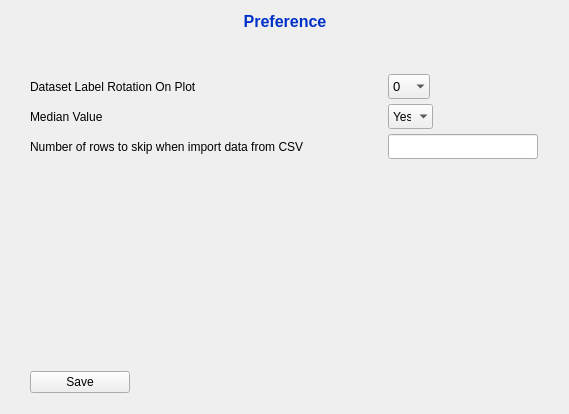
<?xml version="1.0" encoding="UTF-8"?>
<ui version="4.0">
 <class>Preference</class>
 <widget class="QWidget" name="Preference">
  <property name="geometry">
   <rect>
    <x>0</x>
    <y>0</y>
    <width>569</width>
    <height>414</height>
   </rect>
  </property>
  <property name="sizePolicy">
   <sizepolicy hsizetype="Expanding" vsizetype="Minimum">
    <horstretch>0</horstretch>
    <verstretch>0</verstretch>
   </sizepolicy>
  </property>
  <property name="windowTitle">
   <string notr="true">Preference</string>
  </property>
  <property name="windowIcon">
   <iconset resource="../rc/icons.qrc">
    <normaloff>:/icons/icon_setting.png</normaloff>:/icons/icon_setting.png</iconset>
  </property>
  <property name="toolTip">
   <string notr="true"/>
  </property>
  <property name="statusTip">
   <string notr="true"/>
  </property>
  <property name="whatsThis">
   <string notr="true"/>
  </property>
  <property name="accessibleName">
   <string notr="true"/>
  </property>
  <widget class="QWidget" name="verticalLayoutWidget_2">
   <property name="geometry">
    <rect>
     <x>20</x>
     <y>0</y>
     <width>530</width>
     <height>405</height>
    </rect>
   </property>
   <layout class="QVBoxLayout" name="vLayout_main">
    <property name="spacing">
     <number>5</number>
    </property>
    <property name="sizeConstraint">
     <enum>QLayout::SetDefaultConstraint</enum>
    </property>
    <property name="leftMargin">
     <number>10</number>
    </property>
    <property name="topMargin">
     <number>5</number>
    </property>
    <property name="rightMargin">
     <number>10</number>
    </property>
    <property name="bottomMargin">
     <number>5</number>
    </property>
    <item>
     <widget class="QLabel" name="label_mainPreference">
      <property name="sizePolicy">
       <sizepolicy hsizetype="Preferred" vsizetype="Minimum">
        <horstretch>0</horstretch>
        <verstretch>0</verstretch>
       </sizepolicy>
      </property>
      <property name="maximumSize">
       <size>
        <width>16777215</width>
        <height>20</height>
       </size>
      </property>
      <property name="mouseTracking">
       <bool>true</bool>
      </property>
      <property name="toolTip">
       <string notr="true"/>
      </property>
      <property name="statusTip">
       <string notr="true"/>
      </property>
      <property name="whatsThis">
       <string notr="true"/>
      </property>
      <property name="accessibleName">
       <string notr="true"/>
      </property>
      <property name="text">
       <string notr="true">&lt;html&gt;&lt;head/&gt;&lt;body&gt;&lt;p align=&quot;center&quot;&gt;&lt;span style=&quot; font-size:12pt; font-weight:700; color:#0032c8;&quot;&gt;Preference&lt;/span&gt;&lt;/p&gt;&lt;/body&gt;&lt;/html&gt;</string>
      </property>
      <property name="alignment">
       <set>Qt::AlignLeading|Qt::AlignLeft|Qt::AlignTop</set>
      </property>
     </widget>
    </item>
    <item>
     <spacer name="verticalSpacer_2">
      <property name="orientation">
       <enum>Qt::Vertical</enum>
      </property>
      <property name="sizeType">
       <enum>QSizePolicy::Fixed</enum>
      </property>
      <property name="sizeHint" stdset="0">
       <size>
        <width>20</width>
        <height>30</height>
       </size>
      </property>
     </spacer>
    </item>
    <item>
     <layout class="QGridLayout" name="gridlayout_nestedMainLayout">
      <property name="sizeConstraint">
       <enum>QLayout::SetDefaultConstraint</enum>
      </property>
      <item row="1" column="0" alignment="Qt::AlignLeft">
       <widget class="QLabel" name="label_plotConfigShowMedianVal">
        <property name="text">
         <string>Median Value</string>
        </property>
       </widget>
      </item>
      <item row="0" column="0" alignment="Qt::AlignLeft">
       <widget class="QLabel" name="label_datasetLabelRotation">
        <property name="sizePolicy">
         <sizepolicy hsizetype="Preferred" vsizetype="Fixed">
          <horstretch>0</horstretch>
          <verstretch>0</verstretch>
         </sizepolicy>
        </property>
        <property name="maximumSize">
         <size>
          <width>300</width>
          <height>100</height>
         </size>
        </property>
        <property name="text">
         <string notr="true">Dataset Label Rotation On Plot</string>
        </property>
       </widget>
      </item>
      <item row="2" column="0">
       <widget class="QLabel" name="label_dataConfigImportSkipRows">
        <property name="text">
         <string>Number of rows to skip when import data from CSV</string>
        </property>
       </widget>
      </item>
      <item row="0" column="1">
       <spacer name="horizontalSpacer">
        <property name="orientation">
         <enum>Qt::Horizontal</enum>
        </property>
        <property name="sizeType">
         <enum>QSizePolicy::Fixed</enum>
        </property>
        <property name="sizeHint" stdset="0">
         <size>
          <width>50</width>
          <height>20</height>
         </size>
        </property>
       </spacer>
      </item>
      <item row="0" column="2" alignment="Qt::AlignLeft">
       <widget class="QComboBox" name="comboBox_datasetLabelRotation">
        <property name="sizePolicy">
         <sizepolicy hsizetype="Expanding" vsizetype="Fixed">
          <horstretch>0</horstretch>
          <verstretch>0</verstretch>
         </sizepolicy>
        </property>
        <property name="maximumSize">
         <size>
          <width>50</width>
          <height>25</height>
         </size>
        </property>
        <property name="font">
         <font>
          <pointsize>10</pointsize>
         </font>
        </property>
        <property name="toolTip">
         <string notr="true"/>
        </property>
        <property name="statusTip">
         <string notr="true"/>
        </property>
        <property name="whatsThis">
         <string notr="true"/>
        </property>
        <property name="accessibleName">
         <string notr="true"/>
        </property>
        <property name="inputMethodHints">
         <set>Qt::ImhDigitsOnly</set>
        </property>
        <property name="currentText">
         <string notr="true">0</string>
        </property>
        <property name="placeholderText">
         <string notr="true"/>
        </property>
        <property name="frame">
         <bool>false</bool>
        </property>
        <item>
         <property name="text">
          <string notr="true" extracomment="Horizontal">0</string>
         </property>
        </item>
        <item>
         <property name="text">
          <string notr="true">45</string>
         </property>
        </item>
        <item>
         <property name="text">
          <string notr="true" extracomment="Vertical">90</string>
         </property>
        </item>
       </widget>
      </item>
      <item row="1" column="2">
       <widget class="QComboBox" name="comboBox_plotConfigShowMedianVal">
        <property name="sizePolicy">
         <sizepolicy hsizetype="Expanding" vsizetype="Fixed">
          <horstretch>0</horstretch>
          <verstretch>0</verstretch>
         </sizepolicy>
        </property>
        <property name="maximumSize">
         <size>
          <width>45</width>
          <height>25</height>
         </size>
        </property>
        <property name="font">
         <font>
          <family>Tahoma</family>
         </font>
        </property>
        <property name="toolTip">
         <string notr="true"/>
        </property>
        <property name="statusTip">
         <string notr="true"/>
        </property>
        <property name="whatsThis">
         <string notr="true"/>
        </property>
        <property name="accessibleName">
         <string notr="true"/>
        </property>
        <property name="layoutDirection">
         <enum>Qt::LeftToRight</enum>
        </property>
        <property name="currentText">
         <string notr="true">Yes</string>
        </property>
        <property name="placeholderText">
         <string notr="true"/>
        </property>
        <property name="frame">
         <bool>false</bool>
        </property>
        <item>
         <property name="text">
          <string notr="true" extracomment="True">Yes</string>
         </property>
        </item>
        <item>
         <property name="text">
          <string notr="true" extracomment="False">No</string>
         </property>
        </item>
       </widget>
      </item>
      <item row="0" column="3">
       <spacer name="horizontalSpacer_2">
        <property name="orientation">
         <enum>Qt::Horizontal</enum>
        </property>
        <property name="sizeType">
         <enum>QSizePolicy::Fixed</enum>
        </property>
        <property name="sizeHint" stdset="0">
         <size>
          <width>102</width>
          <height>20</height>
         </size>
        </property>
       </spacer>
      </item>
      <item row="2" column="2" colspan="2">
       <widget class="QLineEdit" name="lineEdit_dataConfigImportSkipRows">
        <property name="sizePolicy">
         <sizepolicy hsizetype="Expanding" vsizetype="Fixed">
          <horstretch>0</horstretch>
          <verstretch>0</verstretch>
         </sizepolicy>
        </property>
        <property name="maximumSize">
         <size>
          <width>150</width>
          <height>25</height>
         </size>
        </property>
        <property name="font">
         <font>
          <pointsize>10</pointsize>
         </font>
        </property>
        <property name="acceptDrops">
         <bool>false</bool>
        </property>
        <property name="toolTip">
         <string notr="true"/>
        </property>
        <property name="statusTip">
         <string notr="true"/>
        </property>
        <property name="whatsThis">
         <string notr="true"/>
        </property>
        <property name="accessibleName">
         <string notr="true"/>
        </property>
        <property name="inputMethodHints">
         <set>Qt::ImhNone</set>
        </property>
       </widget>
      </item>
     </layout>
    </item>
    <item>
     <spacer name="verticalSpacer_3">
      <property name="orientation">
       <enum>Qt::Vertical</enum>
      </property>
      <property name="sizeType">
       <enum>QSizePolicy::Fixed</enum>
      </property>
      <property name="sizeHint" stdset="0">
       <size>
        <width>20</width>
        <height>200</height>
       </size>
      </property>
     </spacer>
    </item>
    <item>
     <widget class="QPushButton" name="btnSave">
      <property name="maximumSize">
       <size>
        <width>100</width>
        <height>16777215</height>
       </size>
      </property>
      <property name="toolTip">
       <string notr="true"/>
      </property>
      <property name="statusTip">
       <string notr="true"/>
      </property>
      <property name="whatsThis">
       <string notr="true"/>
      </property>
      <property name="accessibleName">
       <string notr="true"/>
      </property>
      <property name="layoutDirection">
       <enum>Qt::LeftToRight</enum>
      </property>
      <property name="text">
       <string notr="true">Save</string>
      </property>
     </widget>
    </item>
   </layout>
  </widget>
  <action name="actionSavePreference">
   <property name="text">
    <string>action Save preference on UI</string>
   </property>
   <property name="iconText">
    <string notr="true">SaveAndClose</string>
   </property>
   <property name="toolTip">
    <string>Save user preferences to program</string>
   </property>
   <property name="statusTip">
    <string notr="true"/>
   </property>
   <property name="whatsThis">
    <string notr="true"/>
   </property>
   <property name="menuRole">
    <enum>QAction::ApplicationSpecificRole</enum>
   </property>
  </action>
 </widget>
 <resources>
  <include location="../rc/icons.qrc"/>
 </resources>
 <connections/>
</ui>
